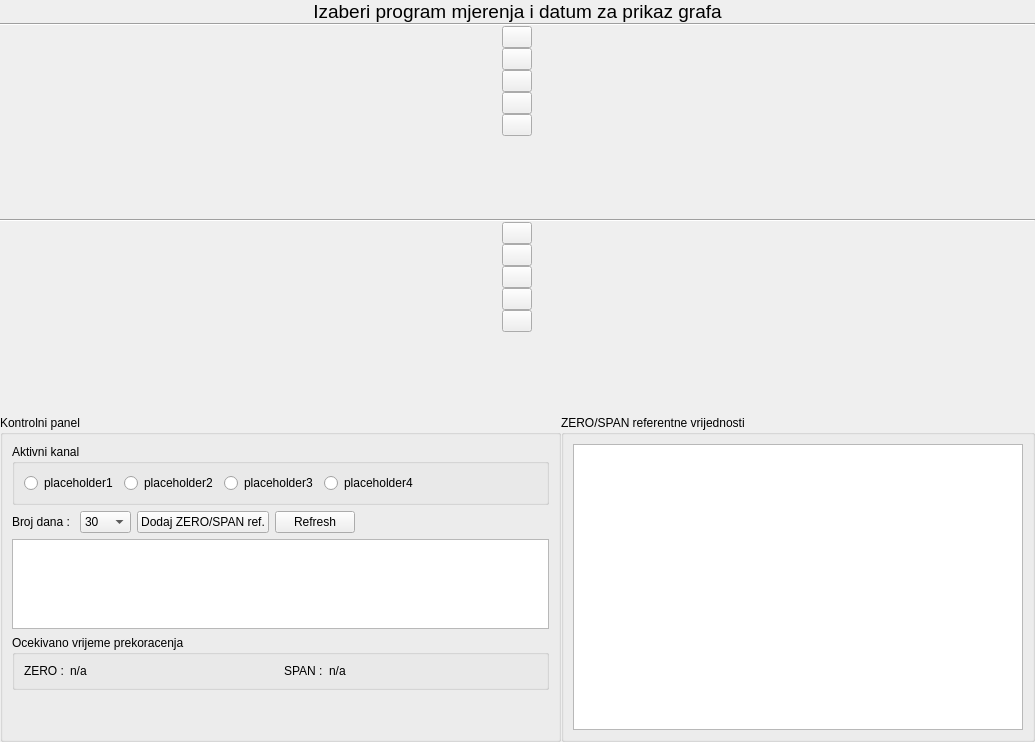
<?xml version="1.0" encoding="UTF-8"?>
<ui version="4.0">
 <class>Form</class>
 <widget class="QWidget" name="Form">
  <property name="geometry">
   <rect>
    <x>0</x>
    <y>0</y>
    <width>1035</width>
    <height>742</height>
   </rect>
  </property>
  <property name="windowTitle">
   <string>Form</string>
  </property>
  <layout class="QVBoxLayout" name="verticalLayout">
   <property name="spacing">
    <number>0</number>
   </property>
   <property name="margin">
    <number>0</number>
   </property>
   <item>
    <widget class="QLabel" name="glavniLabel">
     <property name="sizePolicy">
      <sizepolicy hsizetype="MinimumExpanding" vsizetype="Minimum">
       <horstretch>0</horstretch>
       <verstretch>0</verstretch>
      </sizepolicy>
     </property>
     <property name="font">
      <font>
       <pointsize>14</pointsize>
      </font>
     </property>
     <property name="text">
      <string>Izaberi program mjerenja i datum za prikaz grafa</string>
     </property>
     <property name="alignment">
      <set>Qt::AlignCenter</set>
     </property>
    </widget>
   </item>
   <item>
    <widget class="Line" name="line_47">
     <property name="orientation">
      <enum>Qt::Horizontal</enum>
     </property>
    </widget>
   </item>
   <item>
    <layout class="QHBoxLayout" name="horizontalLayout">
     <item>
      <layout class="QVBoxLayout" name="verticalLayout_3">
       <item>
        <widget class="QPushButton" name="zoomInSpan">
         <property name="sizePolicy">
          <sizepolicy hsizetype="Fixed" vsizetype="Fixed">
           <horstretch>0</horstretch>
           <verstretch>0</verstretch>
          </sizepolicy>
         </property>
         <property name="maximumSize">
          <size>
           <width>30</width>
           <height>30</height>
          </size>
         </property>
         <property name="text">
          <string/>
         </property>
        </widget>
       </item>
       <item>
        <widget class="QPushButton" name="zoomOutSpan">
         <property name="sizePolicy">
          <sizepolicy hsizetype="Fixed" vsizetype="Fixed">
           <horstretch>0</horstretch>
           <verstretch>0</verstretch>
          </sizepolicy>
         </property>
         <property name="maximumSize">
          <size>
           <width>30</width>
           <height>30</height>
          </size>
         </property>
         <property name="text">
          <string/>
         </property>
        </widget>
       </item>
       <item>
        <widget class="QPushButton" name="zoomOutSpanFull">
         <property name="sizePolicy">
          <sizepolicy hsizetype="Fixed" vsizetype="Fixed">
           <horstretch>0</horstretch>
           <verstretch>0</verstretch>
          </sizepolicy>
         </property>
         <property name="maximumSize">
          <size>
           <width>30</width>
           <height>30</height>
          </size>
         </property>
         <property name="text">
          <string/>
         </property>
        </widget>
       </item>
       <item>
        <widget class="QPushButton" name="toggleGridSpan">
         <property name="sizePolicy">
          <sizepolicy hsizetype="Fixed" vsizetype="Fixed">
           <horstretch>0</horstretch>
           <verstretch>0</verstretch>
          </sizepolicy>
         </property>
         <property name="maximumSize">
          <size>
           <width>30</width>
           <height>30</height>
          </size>
         </property>
         <property name="text">
          <string/>
         </property>
         <property name="checkable">
          <bool>true</bool>
         </property>
        </widget>
       </item>
       <item>
        <widget class="QPushButton" name="toggleLegendSpan">
         <property name="sizePolicy">
          <sizepolicy hsizetype="Fixed" vsizetype="Fixed">
           <horstretch>0</horstretch>
           <verstretch>0</verstretch>
          </sizepolicy>
         </property>
         <property name="maximumSize">
          <size>
           <width>30</width>
           <height>30</height>
          </size>
         </property>
         <property name="text">
          <string/>
         </property>
         <property name="checkable">
          <bool>true</bool>
         </property>
        </widget>
       </item>
       <item>
        <spacer name="verticalSpacer">
         <property name="orientation">
          <enum>Qt::Vertical</enum>
         </property>
         <property name="sizeHint" stdset="0">
          <size>
           <width>20</width>
           <height>40</height>
          </size>
         </property>
        </spacer>
       </item>
      </layout>
     </item>
     <item>
      <layout class="QVBoxLayout" name="spanLayout">
       <property name="spacing">
        <number>0</number>
       </property>
       <property name="margin">
        <number>0</number>
       </property>
      </layout>
     </item>
    </layout>
   </item>
   <item>
    <widget class="Line" name="line_46">
     <property name="orientation">
      <enum>Qt::Horizontal</enum>
     </property>
    </widget>
   </item>
   <item>
    <layout class="QHBoxLayout" name="horizontalLayout_2">
     <item>
      <layout class="QVBoxLayout" name="verticalLayout_4">
       <item>
        <widget class="QPushButton" name="zoomInZero">
         <property name="sizePolicy">
          <sizepolicy hsizetype="Fixed" vsizetype="Fixed">
           <horstretch>0</horstretch>
           <verstretch>0</verstretch>
          </sizepolicy>
         </property>
         <property name="maximumSize">
          <size>
           <width>30</width>
           <height>30</height>
          </size>
         </property>
         <property name="text">
          <string/>
         </property>
        </widget>
       </item>
       <item>
        <widget class="QPushButton" name="zoomOutZero">
         <property name="sizePolicy">
          <sizepolicy hsizetype="Fixed" vsizetype="Fixed">
           <horstretch>0</horstretch>
           <verstretch>0</verstretch>
          </sizepolicy>
         </property>
         <property name="maximumSize">
          <size>
           <width>30</width>
           <height>30</height>
          </size>
         </property>
         <property name="text">
          <string/>
         </property>
        </widget>
       </item>
       <item>
        <widget class="QPushButton" name="zoomOutZeroFull">
         <property name="sizePolicy">
          <sizepolicy hsizetype="Fixed" vsizetype="Fixed">
           <horstretch>0</horstretch>
           <verstretch>0</verstretch>
          </sizepolicy>
         </property>
         <property name="maximumSize">
          <size>
           <width>30</width>
           <height>30</height>
          </size>
         </property>
         <property name="text">
          <string/>
         </property>
        </widget>
       </item>
       <item>
        <widget class="QPushButton" name="toggleGridZero">
         <property name="sizePolicy">
          <sizepolicy hsizetype="Fixed" vsizetype="Fixed">
           <horstretch>0</horstretch>
           <verstretch>0</verstretch>
          </sizepolicy>
         </property>
         <property name="maximumSize">
          <size>
           <width>30</width>
           <height>30</height>
          </size>
         </property>
         <property name="text">
          <string/>
         </property>
         <property name="checkable">
          <bool>true</bool>
         </property>
        </widget>
       </item>
       <item>
        <widget class="QPushButton" name="toggleLegendZero">
         <property name="sizePolicy">
          <sizepolicy hsizetype="Fixed" vsizetype="Fixed">
           <horstretch>0</horstretch>
           <verstretch>0</verstretch>
          </sizepolicy>
         </property>
         <property name="maximumSize">
          <size>
           <width>30</width>
           <height>30</height>
          </size>
         </property>
         <property name="text">
          <string/>
         </property>
         <property name="checkable">
          <bool>true</bool>
         </property>
        </widget>
       </item>
       <item>
        <spacer name="verticalSpacer_2">
         <property name="orientation">
          <enum>Qt::Vertical</enum>
         </property>
         <property name="sizeHint" stdset="0">
          <size>
           <width>20</width>
           <height>40</height>
          </size>
         </property>
        </spacer>
       </item>
      </layout>
     </item>
     <item>
      <layout class="QVBoxLayout" name="zeroLayout">
       <property name="spacing">
        <number>0</number>
       </property>
       <property name="margin">
        <number>0</number>
       </property>
      </layout>
     </item>
    </layout>
   </item>
   <item>
    <layout class="QHBoxLayout" name="horizontalLayout_4">
     <property name="margin">
      <number>0</number>
     </property>
     <item>
      <widget class="QGroupBox" name="groupBox">
       <property name="title">
        <string>Kontrolni panel</string>
       </property>
       <layout class="QVBoxLayout" name="verticalLayout_2">
        <item>
         <widget class="QGroupBox" name="groupBoxRadio">
          <property name="title">
           <string>Aktivni kanal</string>
          </property>
          <layout class="QHBoxLayout" name="horizontalLayout_5">
           <item>
            <widget class="QRadioButton" name="zsRadioButton1">
             <property name="text">
              <string>placeholder1</string>
             </property>
            </widget>
           </item>
           <item>
            <widget class="QRadioButton" name="zsRadioButton2">
             <property name="text">
              <string>placeholder2</string>
             </property>
            </widget>
           </item>
           <item>
            <widget class="QRadioButton" name="zsRadioButton3">
             <property name="text">
              <string>placeholder3</string>
             </property>
            </widget>
           </item>
           <item>
            <widget class="QRadioButton" name="zsRadioButton4">
             <property name="text">
              <string>placeholder4</string>
             </property>
            </widget>
           </item>
           <item>
            <spacer name="horizontalSpacer_2">
             <property name="orientation">
              <enum>Qt::Horizontal</enum>
             </property>
             <property name="sizeHint" stdset="0">
              <size>
               <width>40</width>
               <height>20</height>
              </size>
             </property>
            </spacer>
           </item>
          </layout>
         </widget>
        </item>
        <item>
         <layout class="QHBoxLayout" name="horizontalLayout_3">
          <property name="topMargin">
           <number>0</number>
          </property>
          <property name="bottomMargin">
           <number>0</number>
          </property>
          <item>
           <widget class="QLabel" name="label_4">
            <property name="text">
             <string>Broj dana : </string>
            </property>
           </widget>
          </item>
          <item>
           <widget class="QComboBox" name="brojDana">
            <property name="sizePolicy">
             <sizepolicy hsizetype="Minimum" vsizetype="Minimum">
              <horstretch>0</horstretch>
              <verstretch>0</verstretch>
             </sizepolicy>
            </property>
            <item>
             <property name="text">
              <string>30</string>
             </property>
            </item>
            <item>
             <property name="text">
              <string>60</string>
             </property>
            </item>
            <item>
             <property name="text">
              <string>90</string>
             </property>
            </item>
            <item>
             <property name="text">
              <string>120</string>
             </property>
            </item>
            <item>
             <property name="text">
              <string>150</string>
             </property>
            </item>
            <item>
             <property name="text">
              <string>180</string>
             </property>
            </item>
           </widget>
          </item>
          <item>
           <widget class="QPushButton" name="dodajZSRef">
            <property name="text">
             <string>Dodaj ZERO/SPAN ref.</string>
            </property>
           </widget>
          </item>
          <item>
           <widget class="QPushButton" name="pushButtonRefresh">
            <property name="text">
             <string>Refresh</string>
            </property>
           </widget>
          </item>
          <item>
           <spacer name="horizontalSpacer">
            <property name="orientation">
             <enum>Qt::Horizontal</enum>
            </property>
            <property name="sizeHint" stdset="0">
             <size>
              <width>40</width>
              <height>20</height>
             </size>
            </property>
           </spacer>
          </item>
         </layout>
        </item>
        <item>
         <widget class="QTableView" name="zeroSpanTableView">
          <property name="sizePolicy">
           <sizepolicy hsizetype="MinimumExpanding" vsizetype="Fixed">
            <horstretch>0</horstretch>
            <verstretch>0</verstretch>
           </sizepolicy>
          </property>
          <property name="minimumSize">
           <size>
            <width>300</width>
            <height>0</height>
           </size>
          </property>
          <property name="maximumSize">
           <size>
            <width>16777215</width>
            <height>90</height>
           </size>
          </property>
         </widget>
        </item>
        <item>
         <widget class="QGroupBox" name="groupBoxPrekoracenje">
          <property name="title">
           <string>Ocekivano vrijeme prekoracenja</string>
          </property>
          <layout class="QHBoxLayout" name="horizontalLayout_6">
           <item>
            <widget class="QLabel" name="label">
             <property name="text">
              <string>ZERO :</string>
             </property>
            </widget>
           </item>
           <item>
            <widget class="QLabel" name="labelPrekoracenjeZero">
             <property name="sizePolicy">
              <sizepolicy hsizetype="MinimumExpanding" vsizetype="Preferred">
               <horstretch>0</horstretch>
               <verstretch>0</verstretch>
              </sizepolicy>
             </property>
             <property name="text">
              <string>n/a</string>
             </property>
            </widget>
           </item>
           <item>
            <widget class="QLabel" name="label_3">
             <property name="text">
              <string>SPAN :</string>
             </property>
            </widget>
           </item>
           <item>
            <widget class="QLabel" name="labelPrekoracenjeSpan">
             <property name="sizePolicy">
              <sizepolicy hsizetype="MinimumExpanding" vsizetype="Preferred">
               <horstretch>0</horstretch>
               <verstretch>0</verstretch>
              </sizepolicy>
             </property>
             <property name="text">
              <string>n/a</string>
             </property>
            </widget>
           </item>
          </layout>
         </widget>
        </item>
        <item>
         <spacer name="verticalSpacer_3">
          <property name="orientation">
           <enum>Qt::Vertical</enum>
          </property>
          <property name="sizeHint" stdset="0">
           <size>
            <width>20</width>
            <height>40</height>
           </size>
          </property>
         </spacer>
        </item>
       </layout>
      </widget>
     </item>
     <item>
      <widget class="QGroupBox" name="groupBox_2">
       <property name="title">
        <string>ZERO/SPAN referentne vrijednosti</string>
       </property>
       <layout class="QVBoxLayout" name="verticalLayout_5">
        <item>
         <widget class="QTableView" name="zerospanRefView">
          <property name="sizePolicy">
           <sizepolicy hsizetype="Preferred" vsizetype="Expanding">
            <horstretch>0</horstretch>
            <verstretch>0</verstretch>
           </sizepolicy>
          </property>
          <property name="minimumSize">
           <size>
            <width>450</width>
            <height>0</height>
           </size>
          </property>
          <property name="maximumSize">
           <size>
            <width>16777215</width>
            <height>16777215</height>
           </size>
          </property>
         </widget>
        </item>
       </layout>
      </widget>
     </item>
    </layout>
   </item>
  </layout>
 </widget>
 <resources/>
 <connections/>
</ui>
